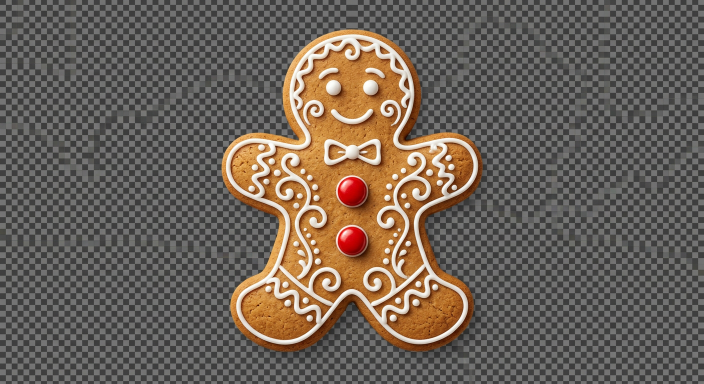
#> input picture assets-src/stickers/winter/gingerbread.png, 1408 x 768 px (shown at 1/2 size)
$ python cutout_element.py ../../../../assets-src/stickers/winter/gingerbread.png out.png
#> lines starting #> are read from the running program, lines starting #| are printed output that depends on the picture
#> in main, im is the input picture: PIL image 1408x768 RGB; mean R, G, B 108.6, 98, 88.4
#!/usr/bin/env python3
"""Cut magenta (#FF00FF) or drawn-checkerboard backdrops out of paper-cut elements.

Ported from scripts/prep_card_source.py + scripts/unchecker.py so 3d-card-master
users can cleanly isolate AI-generated paper elements on their own machine.

Usage:
    python3 cutout_element.py INPUT OUTPUT [--mode magenta|checker] [--max-px 1024]
"""

from __future__ import annotations

import argparse
import sys
from pathlib import Path

import numpy as np
from PIL import Image


def cutout_magenta(im: Image.Image, max_px: int = 1024) -> Image.Image:
#> called with max_px = 1024
    rgb = np.asarray(im.convert("RGB"), dtype=np.float32)
    r, g, b = rgb[..., 0], rgb[..., 1], rgb[..., 2]
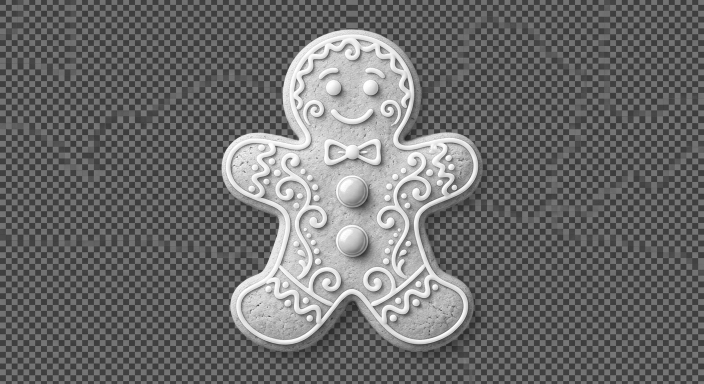
#> r: shape (768, 1408) float32 (shown at 1/2 size); min 28, max 255, mean 108.6
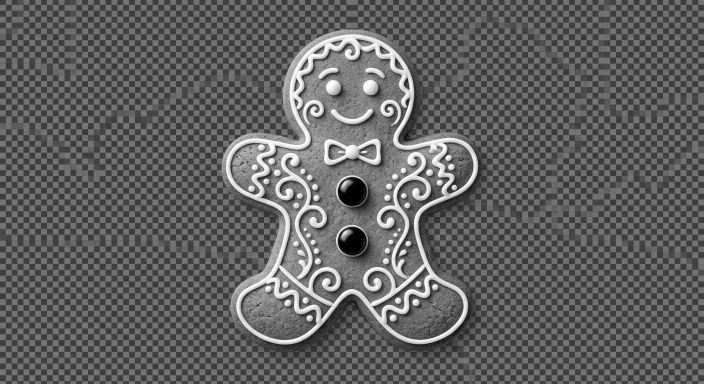
#> g: shape (768, 1408) float32 (shown at 1/2 size); min 0, max 255, mean 98
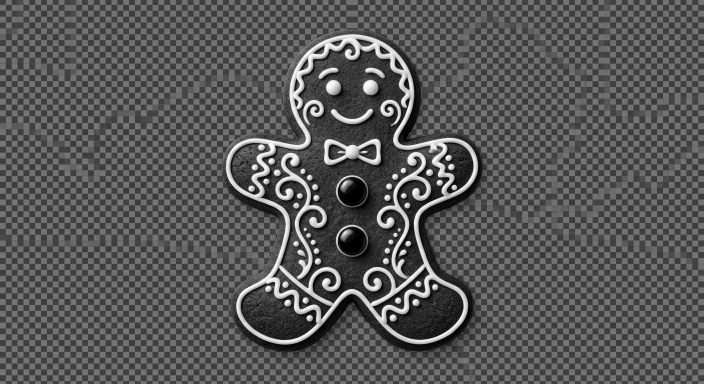
#> b: shape (768, 1408) float32 (shown at 1/2 size); min 0, max 255, mean 88.4
    mag = np.minimum(r, b) - g
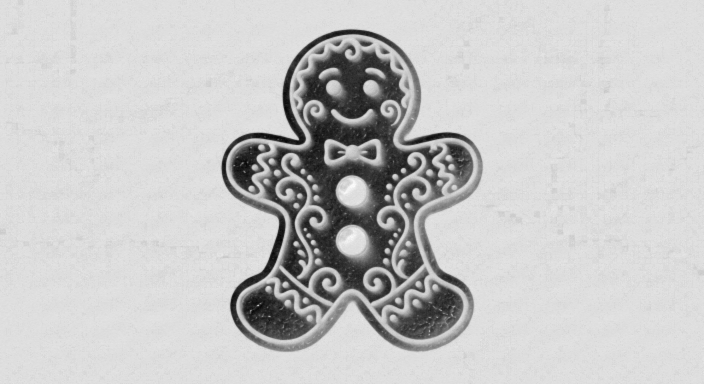
#> mag: shape (768, 1408) float32 (shown at 1/2 size); min -91, max 13, mean -9.84; drawn with min black and max white
    alpha = np.clip((130.0 - mag) / (130.0 - 30.0), 0.0, 1.0)
#> alpha: shape (768, 1408) float32; every value is 1

    # Despill fringe by propagating solid interior colour outward.
    solid = (alpha > 0.96).astype(np.float32)
    w_map = solid.copy()
    c_map = rgb * solid[..., None]
    for _ in range(8):
        pad_w = np.pad(w_map, 1, mode="edge")
        pad_c = np.pad(c_map, ((1, 1), (1, 1), (0, 0)), mode="edge")
        nw = sum(
            pad_w[dy : dy + w_map.shape[0], dx : dx + w_map.shape[1]]
            for dy in range(3)
            for dx in range(3)
        ) / 9.0
        nc = sum(
            pad_c[dy : dy + c_map.shape[0], dx : dx + c_map.shape[1]]
            for dy in range(3)
            for dx in range(3)
        ) / 9.0
        w_map, c_map = nw, nc
#> this loop made 8 passes
#> pass 1, in cutout_magenta, `pad_c = np.pad(c_map, ((1, 1), (1, 1), (0, 0)), mode="edge")`:
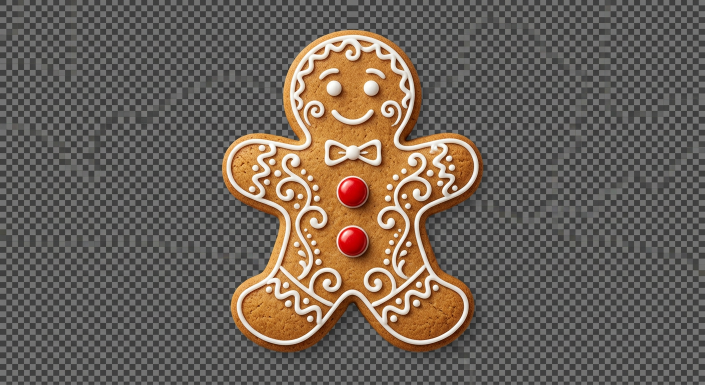
#> pad_c: shape (770, 1410, 3) float32 (shown at 1/2 size); mean R, G, B 108.5, 98, 88.4
#> after the loop:
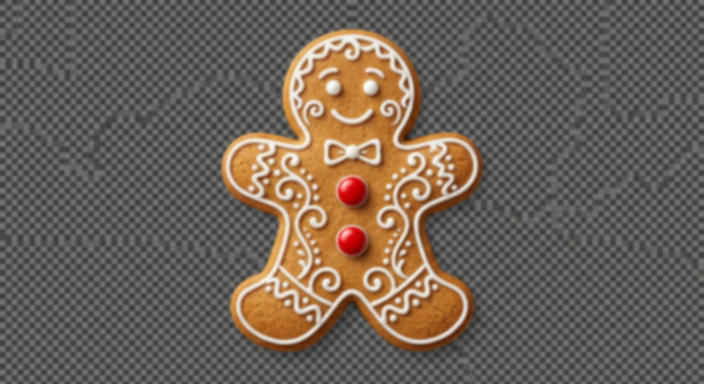
#> c_map: shape (768, 1408, 3) float32 (shown at 1/2 size); mean R, G, B 108.6, 98, 88.4
    filled = np.where(w_map[..., None] > 1e-4, c_map / np.maximum(w_map[..., None], 1e-4), rgb)
    out_rgb = np.where((alpha < 0.98)[..., None] & (w_map > 1e-4)[..., None], filled, rgb)
    rgba = np.dstack([out_rgb.clip(0, 255), (alpha * 255.0).clip(0, 255)]).round().astype(np.uint8)
    return _crop_and_cap(rgba, max_px)


def cutout_checker(im: Image.Image, max_px: int = 1024) -> Image.Image:
    """Remove neutral grey/white checkerboard pixels flood-filled from image edges."""
    rgb = np.asarray(im.convert("RGB"), dtype=np.float32)
    h, w, _ = rgb.shape
    chroma = rgb.max(axis=2) - rgb.min(axis=2)
    lum = rgb.mean(axis=2)
    bg_like = (chroma < 16.0) & (lum > 180.0)

    visited = np.zeros((h, w), dtype=bool)
    stack: list[tuple[int, int]] = []
    for x in range(w):
        if bg_like[0, x]:
            stack.append((0, x))
        if bg_like[h - 1, x]:
            stack.append((h - 1, x))
    for y in range(h):
        if bg_like[y, 0]:
            stack.append((y, 0))
        if bg_like[y, w - 1]:
            stack.append((y, w - 1))

    while stack:
        y, x = stack.pop()
        if visited[y, x]:
            continue
        visited[y, x] = True
        for ny, nx in ((y - 1, x), (y + 1, x), (y, x - 1), (y, x + 1)):
            if 0 <= ny < h and 0 <= nx < w and not visited[ny, nx] and bg_like[ny, nx]:
                stack.append((ny, nx))

    alpha = np.where(visited, 0, 255).astype(np.uint8)
    rgba = np.dstack([rgb.round().astype(np.uint8), alpha])
    return _crop_and_cap(rgba, max_px)


def _crop_and_cap(rgba: np.ndarray, max_px: int) -> Image.Image:
#> called with max_px = 1024
    ys, xs = np.nonzero(rgba[..., 3] > 2)
    if len(ys) == 0:
        return Image.fromarray(rgba, "RGBA")
    cropped = Image.fromarray(rgba[ys.min() : ys.max() + 1, xs.min() : xs.max() + 1], "RGBA")
    scale = min(1.0, max_px / max(cropped.width, cropped.height))
#> scale = 0.727
    if scale < 1.0:
        cropped = cropped.resize(
            (max(1, round(cropped.width * scale)), max(1, round(cropped.height * scale))),
            Image.LANCZOS,
        )
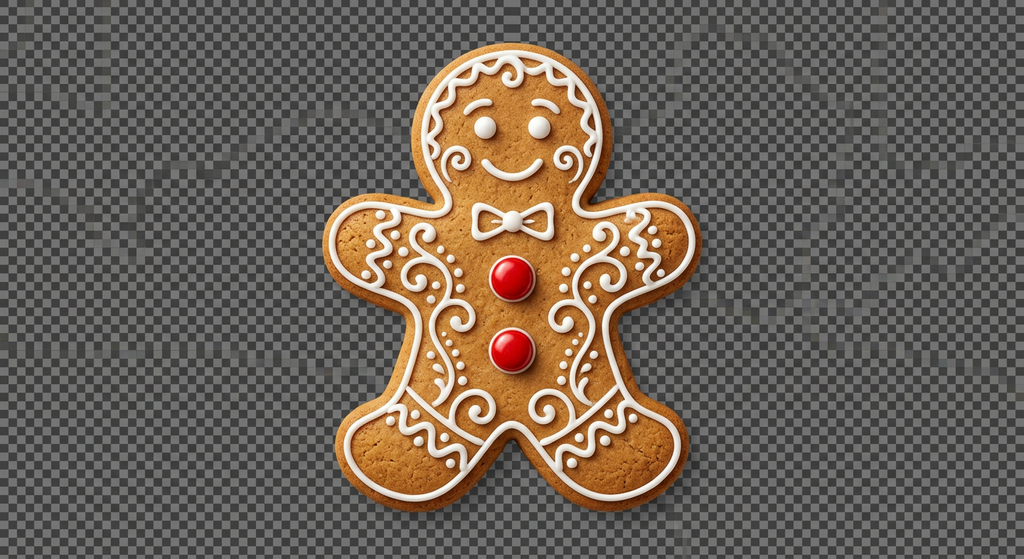
#> cropped: PIL image 1024x559 RGBA; mean R, G, B, A 108.6, 98, 88.4, 255
    return cropped


def main(argv: list[str] | None = None) -> int:
    parser = argparse.ArgumentParser(description="Cut backdrop out of a paper-cut element.")
    parser.add_argument("input", help="source image path")
    parser.add_argument("output", help="output WebP/PNG path")
    parser.add_argument("--mode", choices=("magenta", "checker"), default="magenta")
    parser.add_argument("--max-px", type=int, default=1024)
    args = parser.parse_args(argv)

    im = Image.open(args.input)
    out = cutout_magenta(im, args.max_px) if args.mode == "magenta" else cutout_checker(im, args.max_px)
    dest = Path(args.output)
    dest.parent.mkdir(parents=True, exist_ok=True)
    if dest.suffix.lower() == ".webp":
        out.save(dest, "WEBP", quality=92, method=6)
    else:
        out.save(dest, optimize=True)
    print(f"Cutout saved: {dest} ({out.width}x{out.height})")
#| Cutout saved: out.png (1024x559)
    return 0


if __name__ == "__main__":
    raise SystemExit(main())
#> (the program exits here)
